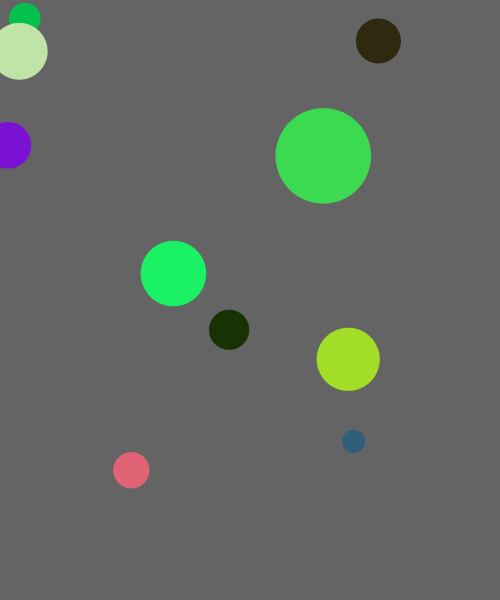
Frame 1 (no input)
Frame 60 (the mouse pressed at the canvas centre just before this capture): identical to frame 1, image omitted
Frame 120 (the mouse held since frame 60 and released just before this capture): identical to frame 1, image omitted

The Processing sketch that drew this single still picture (run headless with seeded random() and noise(); from frame 60 on, the mouse is pressed at the canvas centre):

// Processing sketch: w02_03_array
// ── w02_03_array.pde
// IMA | NYU Shanghai
// Kinetic Interfaces
// MOQN
// Jan 31 2018


// declare the arrays
float[] x, y, size;
color[] clr;


void setup() {
  size(500, 600);
  noStroke();

  // initialize them
  x = new float[10];
  y = new float[10];
  size = new float[10];
  clr = new color[10];

  // define the values
  for (int i=0; i<x.length; i++) {
    x[i] = random(width);
    y[i] = random(height);
    size[i] = random(10, 100);
    clr[i] = color(random(255), random(255), random(255));
  }
}


void draw() {
  background(100);

  for (int i=0; i<x.length; i++) {
    fill(clr[i]);
    ellipse(x[i], y[i], size[i], size[i]);
  }
}
